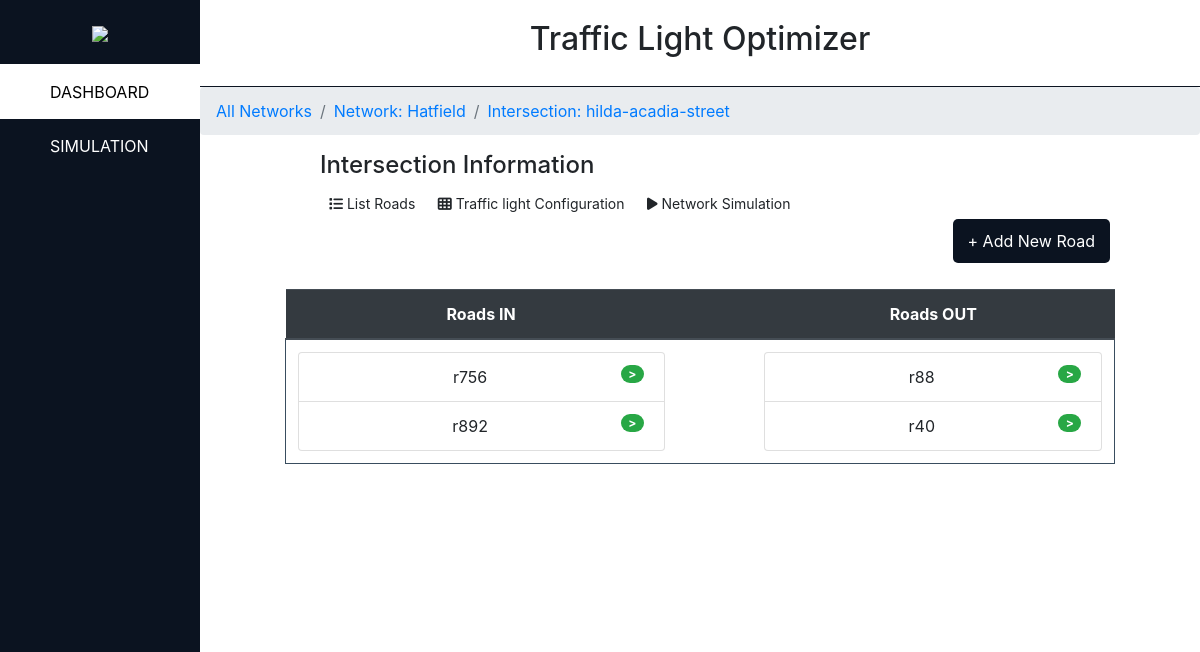
The page /network/1/5/ on the database its author committed.
### main_app/models.py (models this page shows, shortened)
class Network(models.Model):
    network_name = models.CharField( max_length=50, unique=True )

class Intersection(models.Model):
    network_id = models.ForeignKey(
        Network,
        blank=False,
        null=True,
        on_delete=models.SET_NULL
    )
    intersection_name = models.CharField( max_length=50, unique=True )
    right_of_way = models.TextField( blank=True )
    configuration = models.TextField( blank=True )

class Road(models.Model):
    network_id = models.ForeignKey(
        Network,
        blank=False,
        null=True,
        on_delete=models.SET_NULL
    )
    intersection_in = models.ForeignKey(
        Intersection,
        blank=True,
        null=True,
        on_delete=models.SET_NULL,
        related_name='%(class)s_in'
    )
    intersection_out =  models.ForeignKey(
        Intersection,
        blank=True,
        null=True,
        on_delete=models.SET_NULL,
        related_name='%(class)s_out'
    )
    road_name = models.CharField( max_length=50, unique=True)
    road_distance = models.IntegerField(default=0)
    average_speed = models.IntegerField(default=0)
    trafficlight_id =  models.ForeignKey(
        TrafficLight,
        blank=False,
        null=True,
        on_delete=models.SET_NULL,
    )

### main_app/views/oldview.py (the view)
# urls.py: path('network/<int:network_id>/<int:intersection_id>/', views.intersection_controller, name='intersection'),
def intersection_controller(request, network_id, intersection_id):
    newtork_info = get_object_or_404( Network, pk=network_id )
    intersection_info = get_object_or_404( Intersection, pk=intersection_id)
    if Intersection.objects.filter( network_id=network_id ).exists():
        intersection_entries_for_network = Intersection.objects.filter( network_id=network_id )
    else:
        intersection_entries_for_network = []
    if request.method == 'POST':
        form_road = RoadForm(request.POST)
        if form_road.is_valid():
            new_road = form_road.save()
            return HttpResponseRedirect(reverse('intersection', args=(network_id, intersection_id )))
        form_road.fields['intersection_in'] = customModelChoiceField(
            intersection_entries_for_network ,
            empty_label="" ,
            required=False,
            widget=forms.Select(attrs={'class':'form-control'})
        )
        form_road.fields['intersection_out'] = customModelChoiceField(
            intersection_entries_for_network ,
            empty_label="" ,
            required=False,
            widget=forms.Select(attrs={'class':'form-control'})
        )
    else:
        form_road = RoadForm()
        form_road.fields['intersection_in'] = customModelChoiceField(
            intersection_entries_for_network ,
            empty_label="" ,
            required=False,
            widget=forms.Select(attrs={'class':'form-control'})
        )
        form_road.fields['intersection_out'] = customModelChoiceField(
            intersection_entries_for_network ,
            empty_label="" ,
            required=False,
            widget=forms.Select(attrs={'class':'form-control'})
        )
    if Road.objects.filter(intersection_in=intersection_id).exists():
        road_entries_for_intersection_in = Road.objects.filter(intersection_in=intersection_id)
    else:
        road_entries_for_intersection_in = []
    if Road.objects.filter(intersection_out=intersection_id).exists():
        road_entries_for_intersection_out = Road.objects.filter(intersection_out=intersection_id)
    else:
        road_entries_for_intersection_out = []
    if TrafficLight.objects.filter( intersection_id=intersection_id ).exists():
        trafficlight_entries_for_intersection = TrafficLight.objects.filter( intersection_id=intersection_id )
    else:
        trafficlight_entries_for_intersection = []
    ui_data = {
        'network_info': newtork_info ,
        'intersection_info': intersection_info ,
        'road_list_in': road_entries_for_intersection_in ,
        'road_list_out': road_entries_for_intersection_out ,
        'trafficlight_list': trafficlight_entries_for_intersection ,
        'road_form': form_road ,
        'len_road_list_in': len(road_entries_for_intersection_in) ,
        'len_road_list_out': len(road_entries_for_intersection_out) ,
        'max_roads': range( max( len(road_entries_for_intersection_in), len(road_entries_for_intersection_out)))
    }
    return render(request, 'main_app/intersection.html', ui_data)

### main_app/forms.py (called while the page is built)
    def label_from_instance(self, obj):
        return obj.intersection_name

### main_app/templates/main_app/intersection.html (shortened to what this page needs)
{% load static %}
<!DOCTYPE html>
<html>
    <head>
        <link rel="stylesheet" href="https://use.fontawesome.com/releases/v5.1.0/css/all.css">
        <link rel="stylesheet" type="text/css" href = "{% static 'css/style.css'%}"/>
        <link rel="stylesheet" href="https://maxcdn.bootstrapcdn.com/bootstrap/4.5.0/css/bootstrap.min.css">
    </head>
    <body onload="gridView()">
        <div class="fluid-container">
            <div class="row">
                <div id="navigate" class="col-2">
                    <div class="title">
                        <img src="{% static 'images/logo_welcome.png' %}">
					</div>
					<div>
						<a href="{% url 'all_networks' %}" class="active"><div>DASHBOARD</div></a>
						<a href="{% url 'simulation' %}" ><div>SIMULATION</div></a>
					</div>
				</div>
				<div class="content col-12 row">
					<div class="emp col-2"></div>
					<div class="cont col-10">
						<div class="cont-bar">
							<h2>Traffic Light Optimizer</h2>
						</div>
						<div class="cont-info">
                            <ul class="breadcrumb">
                                <li class="breadcrumb-item">
                                    <a href="{% url 'all_networks' %}"> All Networks </a>
                                </li>
                                <li class="breadcrumb-item">
                                    <a href="{% url 'road_network' network_info.id %}"> Network: {{ network_info.network_name }}  </a>
                                </li>
                                <li class="breadcrumb-item">
                                    <a href="{% url 'intersection' network_info.id intersection_info.id %}"> Intersection: {{intersection_info.intersection_name}} </a>
                                </li>
                            </ul>
							<div class="road-content intersec row">
                                <p>
                                    <div id="btnContainer">
                                        <h4> Intersection Information </h4>
                                        <button class="btn btn-default btn-sm" onclick="gridView()"><i class="fa fa-list"></i> List Roads</button>
                                        <button class="btn btn-default btn-sm" onclick="configView()"><i class="fa fa-th"></i> Traffic light Configuration</button>
                                        <button class="btn btn-default btn-sm active" onclick="renderView()"><i class="fa fa-play"></i> Network Simulation</button>
                                    </div>
                                </p>
                                <div class="row">
                                    <div class="add-button">
                                        <button class="add-network">+ Add New Road</button>
                                    </div>
                                    <div class="col-sm-12">
                                        <div id="gridView">
                                            <table class="table" style="text-align:center">
                                                <thead class="thead-dark">
                                                    <tr>
                                                        <th> Roads IN</th>
                                                        <th></th>
                                                        <th> Roads OUT</th>
                                                    </tr>
                                                </thead>
                                                <tbody>
                                                    <tr>
                                                        <td>
                                                            {% if road_list_in %}
                                                                <ul class="list-group" >
                                                                {% for road in road_list_in %}
                                                                    <li class="list-group-item justify-content-between" >
                                                                        {{ road.road_name }}
                                                                        <span class="badge badge-success badge-pill" style="float:right"> > </span>
                                                                    </li>
                                                                {% endfor %}
                                                                </ul>
                                                            {% else %}
                                                                <h2> No Roads </h2>
                                                            {% endif %}
                                                        </td>
                                                        <td></td>
                                                        <td>
                                                            {% if road_list_out %}
                                                                <ul class="list-group" >
                                                                {% for road in road_list_out %}
                                                                    <li class="list-group-item justify-content-between" >
                                                                        {{ road.road_name }}
                                                                        <span class="badge badge-success badge-pill" style="float:right"> > </span>
                                                                    </li>
                                                                {% endfor %}
                                                                </ul>
                                                            {% else %}
                                                                <h2> No Roads </h2>
                                                            {% endif %}
                                                        </td>
                                                    </tr>
                                                </tbody>
                                            </table>
                                        </div>
                                    </div>
                                </div>
                            </div>
						</div>
					</div>
				</div>
			</div>
		</div>
    </body>
</html>

### assets/css/style.css (style rules this page uses)
:root { --primary-color: #0B1320; --secondary-color: #394d5f; --tertiary-color: white; --white-color: #FCFCFC; --black-color: #1D1E2C; }
body { margin: 0px 0px; font-family: 'Roboto'; }
div.row { width: 100%; margin: 0; }
div#navigate { background-color: var(--primary-color); height: 100vh; position: fixed; color: white; padding: 0; left: 0; z-index: 1; }
#navigate > div:nth-child(1) { padding: 20px 0%; text-align: center; }
#navigate > div:nth-child(1) img { height: 100px; width: auto; }
#navigate > div:nth-child(2) { border-top: 1px solid white; height: 70%; position: relative; }
#navigate > div div { color: white; width: 100%; padding: 15px 0px 15px 25%; }
#navigate a { text-decoration: none; }
#navigate > div > a.active > div { color: black; background-color: var(--tertiary-color); }
div.cont { padding: 0; }
div.content { padding: 0; background-color: var(--tertiary-color); min-height: 100vh; }
div.cont-bar { border-bottom: 1px solid var(--primary-color); text-align: center; margin: 0; padding: 20px; }
tbody { border: 1px solid var(--secondary-color); }
thead { background-color: var(--secondary-color); color: white; }
div.road-content { padding: 0 7%; }
div.add-button { height: 20px; text-align: right; width: 100%; z-index: 2; }
div.add-button button.add-network { background-color: var(--primary-color); color: white; text-align: center; border-width: 0; padding: 10px 15px; margin: 20px; margin-top: 0; border-radius: 5px; right: 0; text-align: center; outline: none; }
div.road-content.intersec > p { padding-left: 50px; }
div.road-content.intersec > div > div:nth-child(2) { padding-top: 50px; }

### rows shown on the page
Network: network_name "Hatfield"
Intersection: intersection_name "hilda-acadia-street"
Road: road_name "r756"
Road: road_name "r892"
Road: road_name "r88"
Road: road_name "r40"
